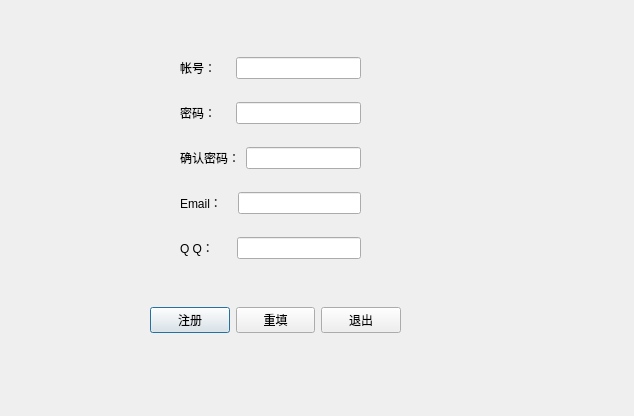
<?xml version="1.0" encoding="UTF-8"?>
<ui version="4.0">
 <class>Register</class>
 <widget class="QDialog" name="Register">
  <property name="geometry">
   <rect>
    <x>0</x>
    <y>0</y>
    <width>634</width>
    <height>416</height>
   </rect>
  </property>
  <property name="windowTitle">
   <string>Dialog</string>
  </property>
  <widget class="QWidget" name="">
   <property name="geometry">
    <rect>
     <x>150</x>
     <y>290</y>
     <width>251</width>
     <height>61</height>
    </rect>
   </property>
   <layout class="QHBoxLayout" name="horizontalLayout_6">
    <item>
     <widget class="QPushButton" name="sumBtn">
      <property name="text">
       <string>注册</string>
      </property>
     </widget>
    </item>
    <item>
     <spacer name="horizontalSpacer">
      <property name="orientation">
       <enum>Qt::Horizontal</enum>
      </property>
      <property name="sizeHint" stdset="0">
       <size>
        <width>40</width>
        <height>20</height>
       </size>
      </property>
     </spacer>
    </item>
    <item>
     <widget class="QPushButton" name="clearBtn">
      <property name="text">
       <string>重填</string>
      </property>
     </widget>
    </item>
    <item>
     <spacer name="horizontalSpacer_2">
      <property name="orientation">
       <enum>Qt::Horizontal</enum>
      </property>
      <property name="sizeHint" stdset="0">
       <size>
        <width>40</width>
        <height>20</height>
       </size>
      </property>
     </spacer>
    </item>
    <item>
     <widget class="QPushButton" name="exitBtn">
      <property name="text">
       <string>退出</string>
      </property>
     </widget>
    </item>
   </layout>
  </widget>
  <widget class="QWidget" name="">
   <property name="geometry">
    <rect>
     <x>180</x>
     <y>40</y>
     <width>181</width>
     <height>241</height>
    </rect>
   </property>
   <layout class="QVBoxLayout" name="verticalLayout">
    <item>
     <layout class="QHBoxLayout" name="horizontalLayout">
      <item>
       <widget class="QLabel" name="label">
        <property name="text">
         <string>帐号：    </string>
        </property>
       </widget>
      </item>
      <item>
       <widget class="QLineEdit" name="logIdLE"/>
      </item>
     </layout>
    </item>
    <item>
     <layout class="QHBoxLayout" name="horizontalLayout_2">
      <item>
       <widget class="QLabel" name="label_2">
        <property name="text">
         <string>密码：    </string>
        </property>
       </widget>
      </item>
      <item>
       <widget class="QLineEdit" name="logPwdLE"/>
      </item>
     </layout>
    </item>
    <item>
     <layout class="QHBoxLayout" name="horizontalLayout_3">
      <item>
       <widget class="QLabel" name="label_3">
        <property name="text">
         <string>确认密码：</string>
        </property>
       </widget>
      </item>
      <item>
       <widget class="QLineEdit" name="logPwdSure"/>
      </item>
     </layout>
    </item>
    <item>
     <layout class="QHBoxLayout" name="horizontalLayout_4">
      <item>
       <widget class="QLabel" name="label_4">
        <property name="text">
         <string>Email：   </string>
        </property>
       </widget>
      </item>
      <item>
       <widget class="QLineEdit" name="emailLE"/>
      </item>
     </layout>
    </item>
    <item>
     <layout class="QHBoxLayout" name="horizontalLayout_5">
      <item>
       <widget class="QLabel" name="label_5">
        <property name="text">
         <string>Q Q：     </string>
        </property>
       </widget>
      </item>
      <item>
       <widget class="QLineEdit" name="qqLE"/>
      </item>
     </layout>
    </item>
   </layout>
  </widget>
 </widget>
 <resources/>
 <connections/>
</ui>
